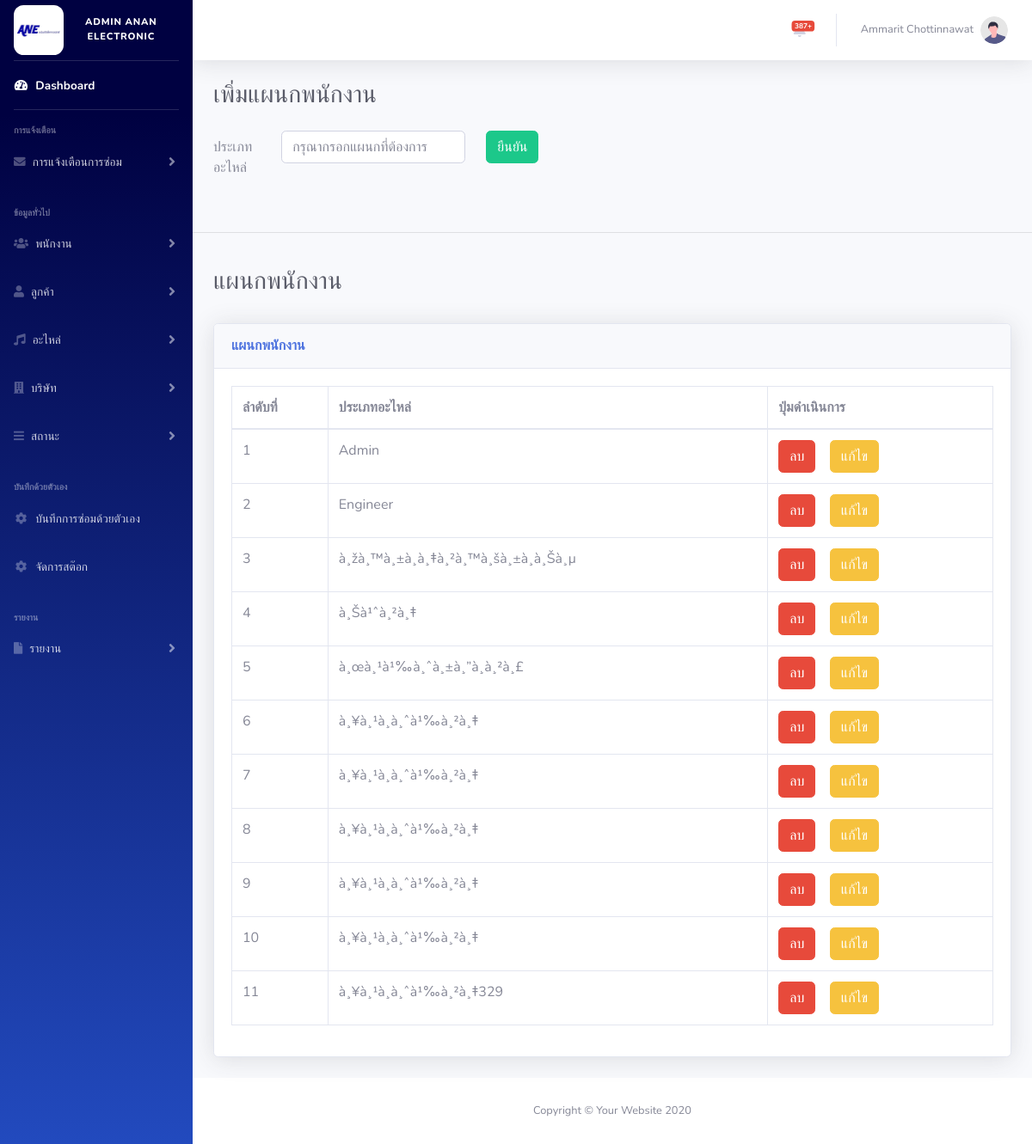
Before: /admin/add_em_type.php (signed in) with the older database file.
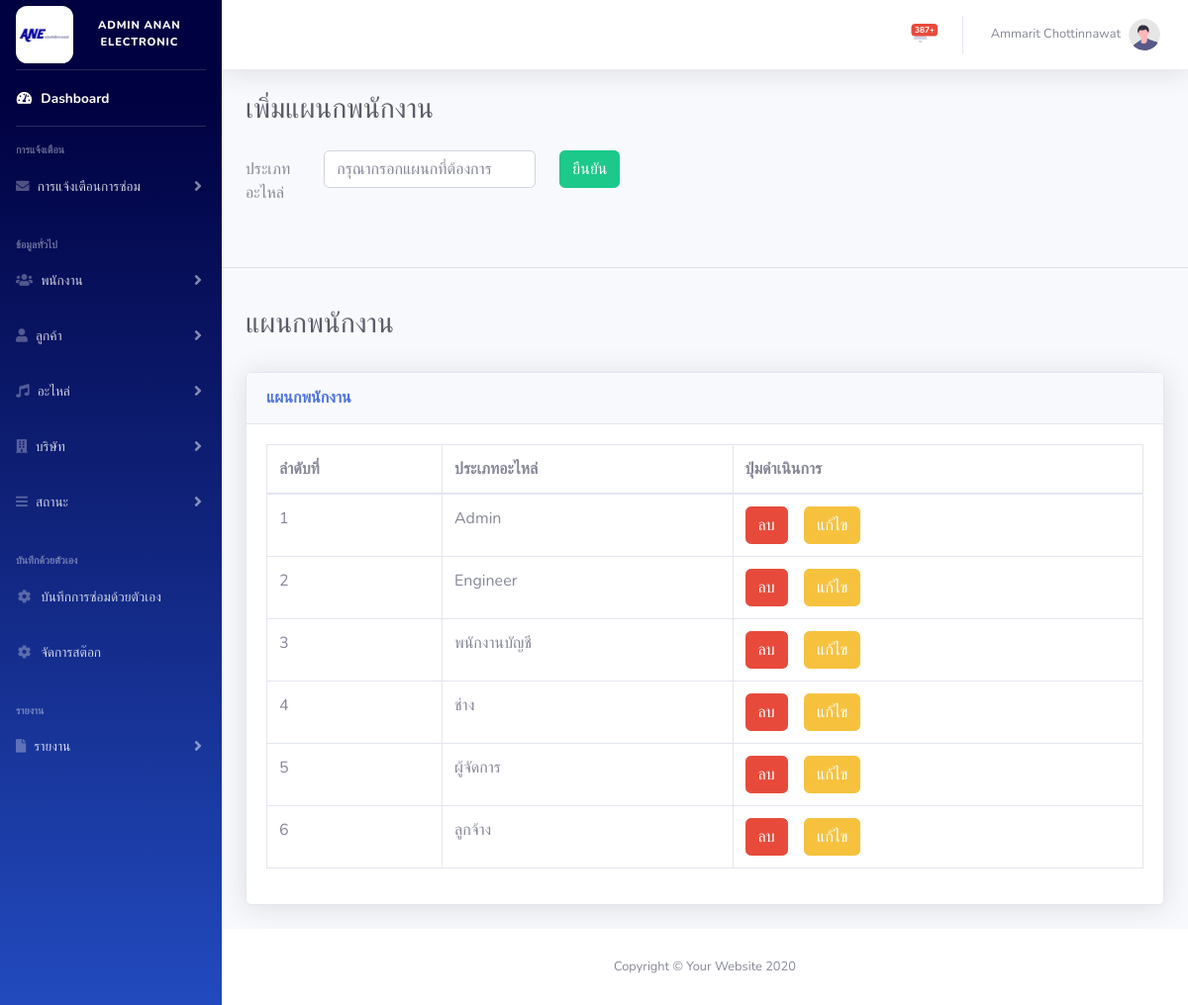
After: the same page with the newer database file.
### tables this page shows
CREATE TABLE `role` (
  `role_id` int(6) NOT NULL,
  `role_name` varchar(255) DEFAULT NULL,
  `del_flg` tinyint(1) DEFAULT 0
);

### admin/add_em_type.php (the view, shortened to what the changed rows need)
<?php
include('../database/condb.php');
?>
<!DOCTYPE html>
<html lang="en">
<head>
    <link href="vendor/fontawesome-free/css/all.min.css" rel="stylesheet" type="text/css">
    <link href="css/sb-admin-2.min.css" rel="stylesheet">
    <link href="vendor/datatables/dataTables.bootstrap4.min.css" rel="stylesheet">
</head>
<body id="page-top">
    <div id="wrapper">
        <div id="content-wrapper" class="d-flex flex-column">
            <div id="content">
                <form action="action/add_role.php" method="POST">
                    <div class="container-fluid">
                        <div class="d-sm-flex align-items-center justify-content-between mb-4">
                            <h1 class="h3 mb-0 text-gray-800">เพิ่มแผนกพนักงาน</h1>
                        </div>
                    </div>
                </form>
                <br>
                <br>
                <div class="container-fluid">
                    <h1 class="h3 mb-2 text-gray-800">แผนกพนักงาน</h1>
                    <br>
                    <div class="card shadow mb-4">
                        <div class="card-body">
                            <div class="table-responsive">
                                <table class="table table-bordered" id="dataTable" width="100%" cellspacing="0">
                                    <thead>
                                        <tr>
                                            <th>ลำดับที่</th>
                                            <th>ประเภทอะไหล่</th>
                                            <th>ปุ่มดำเนินการ</th>
                                        </tr>
                                    </thead>
                                    <tbody>
                                        <?php
                                        $sql = "SELECT * FROM `role` WHERE del_flg = 0 ORDER BY role_id ASC";
                                        $result = mysqli_query($conn, $sql);
                                        while ($row = mysqli_fetch_array($result)) {
                                        ?>
                                            <tr>
                                                <td>
                                                    <?php
                                                    if ($row['role_id'] == NULL) {
                                                        echo "-";
                                                    } else {
                                                        echo $row['role_id'];
                                                    }
                                                    ?>
                                                </td>
                                                <td>
                                                    <?php
                                                    if ($row['role_name'] == NULL) {
                                                        echo "-";
                                                    } else {
                                                        echo $row['role_name'];
                                                    }
                                                    ?>
                                                </td>
                                                <td>
                                                    <a href="action/delete_role.php?id=<?= $row['role_id'] ?>" class="btn btn-danger" onclick="return confirmDelete(event)">ลบ</a>&nbsp; &nbsp;
                                                    <button type="button" class="btn btn-warning" onclick="window.location.href='edit_role.php?id=<?= $row['role_id'] ?>'">แก้ไข</button>&nbsp; &nbsp;
                                            </tr>
                                        <?php
                                        }
                                        ?>
                                    </tbody>
                                </table>
                            </div>
                        </div>
                    </div>
                </div>
            </div>
        </div>
    </div>
</body>
</html>

Changed rows visible on the page:
removed role: role_id "7", role_name "à¸¥à¸¹à¸à¸ˆà¹‰à¸²à¸‡"
removed role: role_id "8", role_name "à¸¥à¸¹à¸à¸ˆà¹‰à¸²à¸‡"
removed role: role_id "9", role_name "à¸¥à¸¹à¸à¸ˆà¹‰à¸²à¸‡"
removed role: role_id "10", role_name "à¸¥à¸¹à¸à¸ˆà¹‰à¸²à¸‡"
removed role: role_id "11", role_name "à¸¥à¸¹à¸à¸ˆà¹‰à¸²à¸‡329"
changed role id 3: role_name "à¸žà¸™à¸±à¸à¸‡à¸²à¸™à¸šà¸±à¸à¸Šà¸µ" → "พนักงานบัญชี"
changed role id 4: role_name "à¸Šà¹ˆà¸²à¸‡" → "ช่าง"
changed role id 5: role_name "à¸œà¸¹à¹‰à¸ˆà¸±à¸”à¸à¸²à¸£" → "ผู้จัดการ"
changed role id 6: role_name "à¸¥à¸¹à¸à¸ˆà¹‰à¸²à¸‡" → "ลูกจ้าง"
